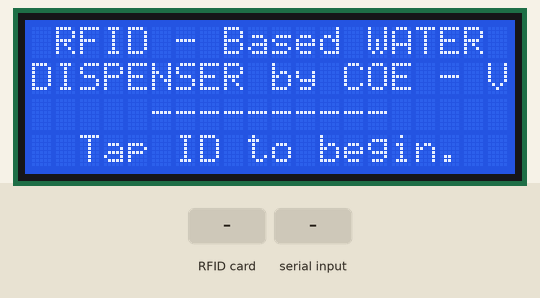
Simulated run of this sketch. Board: Arduino Mega 2560, built with avr-gcc and run on an emulated ATmega2560. On the bench: 20×4 character LCD. Inputs (shaded band) come from the test bench. What the sketch prints to the serial monitor is not drawn.

Above: at 1.4 s.
1.5 s: RFID card 5E 7A 19 C4 held to the reader
At 2.7 s:
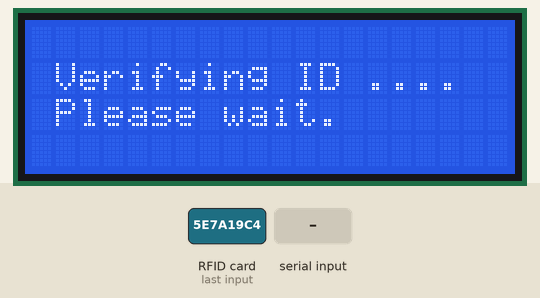
3.0 s: "1\n" received over the second serial link
At 4.1 s:
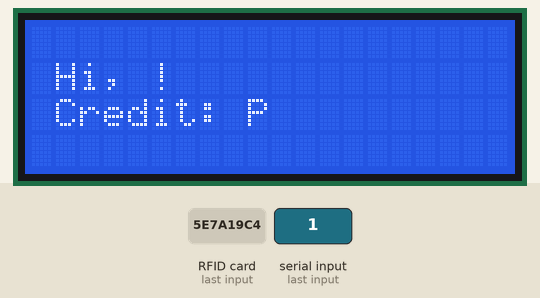
Timing chart, 0 to 6.0 s (numbered marks = the images above; inputs shaded):
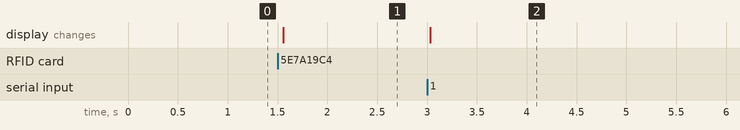

The sketch:

arduino_mega.ino
```cpp
#include "SPI.h"
#include "MFRC522.h"
#include <Wire.h>
#include <LiquidCrystal_I2C.h>

#define SS_PIN 53
#define RST_PIN 48
#define SP_PIN 8
MFRC522 rfid(SS_PIN, RST_PIN);

MFRC522::MIFARE_Key key;
LiquidCrystal_I2C lcd(0x27,20,4);

String midString(String str, String start, String finish){
  int locStart = str.indexOf(start);
  if (locStart==-1) return "";
  locStart += start.length();
  int locFinish = str.indexOf(finish, locStart);
  if (locFinish==-1) return "";
  return str.substring(locStart, locFinish);
}


void setup() {
  Serial.begin(115200);
  Serial1.begin(115200);
  SPI.begin();
  rfid.PCD_Init();
  lcd.init();
  lcd.init();
  lcd.backlight();
  lcd.setCursor(1,0);
  lcd_homepage();
}

void lcd_homepage(){
  lcd.clear();
  lcd.setCursor(1,0);
  lcd.print("RFID - Based WATER");
  lcd.setCursor(0,1);
  lcd.print("DISPENSER by COE - V");
  lcd.setCursor(5,2);
  lcd.print("----------");
  lcd.setCursor(2,3);
  lcd.print("Tap ID to begin.");
}

void lcd_verify() {
  lcd.clear();
  lcd.setCursor(1,1);
  lcd.print("Verifying ID ....");
  lcd.setCursor(1,2);
  lcd.print("Please wait.");

}

void lcd_show_credit(String x, String y) {
  lcd.clear();
  lcd.setCursor(1,1);
  lcd.print("Hi, " + x +"!");
  lcd.setCursor(1,2);
  lcd.print("Credit: P ");
  lcd.print(y);
  delay(5000);
  lcd_homepage();
}

void loop() {
  if (!rfid.PICC_IsNewCardPresent() || !rfid.PICC_ReadCardSerial()){
    boolean isEmpty = true;
    String user_info = "no msg";
    if (Serial1.available()) {
    user_info = Serial1.readStringUntil('\n');
    isEmpty = false;
    if(user_info != ""){
      Serial.println(user_info);
      lcd_show_credit( midString( user_info, "#start", "#space" ), midString( user_info, "#space", "#end" ));
    }
    }
    return;
  }
  lcd_verify();

  MFRC522::PICC_Type piccType = rfid.PICC_GetType(rfid.uid.sak);
  if (piccType != MFRC522::PICC_TYPE_MIFARE_MINI &&
    piccType != MFRC522::PICC_TYPE_MIFARE_1K &&
    piccType != MFRC522::PICC_TYPE_MIFARE_4K) {
    Serial.println(F("Your tag is not of type MIFARE Classic."));
    return;
  }

  String strID = "";
  for (byte i = 0; i < 4; i++) {
    strID +=
    (rfid.uid.uidByte[i] < 0x10 ? "0" : "") +
    String(rfid.uid.uidByte[i], HEX) +
    (i!=3 ? ":" : "");
  }
  strID.toUpperCase();

  Serial.print("Tap card key: ");
  Serial.print(strID);
  Serial1.println(strID+"\n");
  rfid.PICC_HaltA();
  rfid.PCD_StopCrypto1();

}
```

Measured:
- after the input at 1.5 s, the display: changes after 0.06 s (image 1)
- after the input at 3.0 s, the display: changes at once (image 2)
